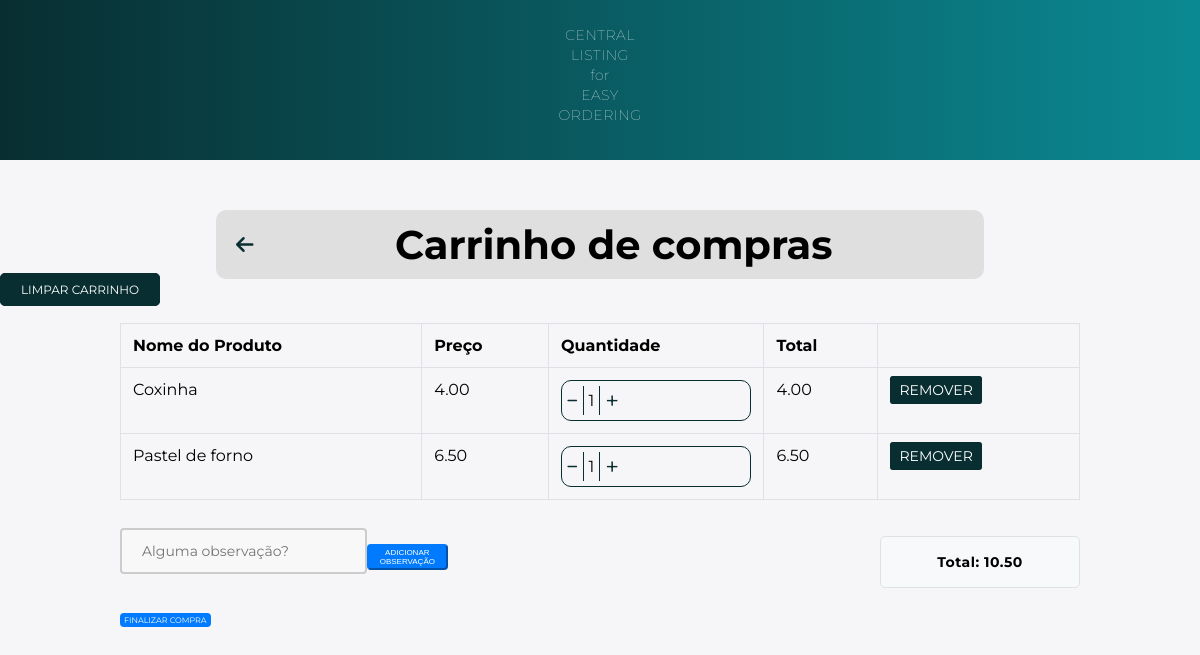
/cart/ (signed in), run on an earlier commit of the app's database.
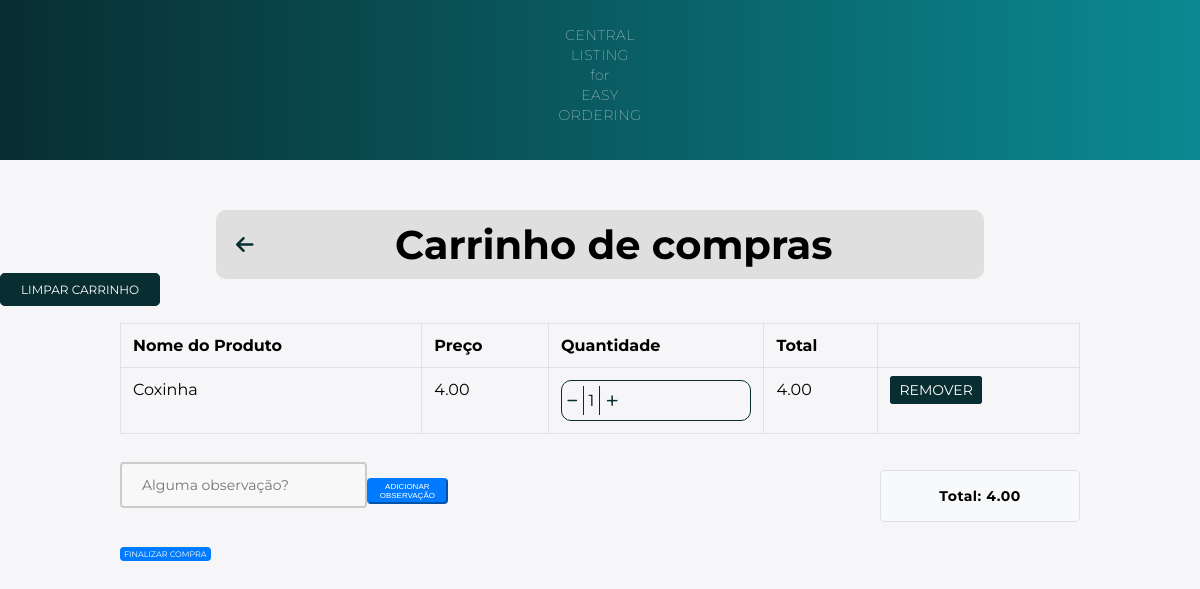
And on a later commit of the database.
### main/models.py (models this page shows, shortened)
class Cart(models.Model):
    user = models.ForeignKey(User, on_delete=models.CASCADE)
    product = models.ForeignKey(FoodProduct, on_delete=models.CASCADE)
    quantity = models.PositiveBigIntegerField(default=1)

class FoodProduct(models.Model):
    name = models.CharField(max_length=255)
    price = models.DecimalField(max_digits=10, decimal_places=2)
    image = models.ImageField(upload_to='static/food_products/', default="static/food_products/default")
    description = models.TextField()
    ingredients = models.ManyToManyField(Ingredients, blank=True)

### main/views.py (the view)
# urls.py: path('cart/', views.cart, name='cart'),
@login_required(login_url='login')
def cart(request):
    cart_items = Cart.objects.filter(user=request.user)
    cart_items_total = []
    for item in cart_items:
        total = item.product.price * item.quantity
        cart_items_total.append((item, total))
    cart_total = sum([total for _, total in cart_items_total])
    if request.method == "POST":
        form = CartForm(request.POST)
        if form.is_valid():
            obs = form.cleaned_data["text_box_obs"]
            request.session["cart_obs"] = obs
            return redirect('cart')
    else:
        form = CartForm()
    context = {
        'cart_items_total': cart_items_total,
        'cart_total': cart_total,
        'form': form,
    }
    return render(request, 'cart.html', context)

### main/forms.py
class CartForm(forms.Form):
    text_box_obs = forms.CharField(widget=forms.Textarea(attrs={'rows': 4, 'placeholder': 'Alguma observação?'}), required=False)

### templates/cart.html (shortened to what this page needs)
{% load static %}
<!DOCTYPE html>
<html>
<head>
    <link rel="stylesheet" type="text/css" href="{% static './css/cart.css' %}">
    <link rel="stylesheet" href="https://cdnjs.cloudflare.com/ajax/libs/font-awesome/6.4.0/css/all.min.css" />
</head>
<body>
    <nav>
        <p>CENTRAL<br>LISTING<br>for<br>EASY<br>ORDERING</p>
    </nav>
    <div class="container">
        <div class="top-bar">
            <a href="{% url 'home' %}" class="back-to-home">
                <i class="fas fa-arrow-left"></i>
            </a>
            <h1 class="top-bar-title">Carrinho de compras</h1>
        </div>
    </div>
    <a href="{% url 'clear_cart' %}" class="btn btn-danger clear-cart-btn" name="clearCart">Limpar carrinho</a>
    <div class="container">
        <div class="row">
            <div class="col-12">
                {% if cart_items_total %}
                <div class="table-container">
                <table class="table table-bordered">
                    <thead>
                        <tr>
                            <th>Nome do Produto</th>
                            <th>Preço</th>
                            <th>Quantidade</th>
                            <th>Total</th>
                            <th></th>
                        </tr>
                    </thead>
                    <tbody>
                        {% for item, total in cart_items_total %}
                        <tr>
                            <td>{{ item.product.name }}</td>
                            <td>{{ item.product.price }}</td>
                            <td>
                                <div class="quantity-box">
                                    <a href="{% url 'decrement_quantity' item.product.id %}" class="fa-sharp fa-solid fa-minus btn-sm minus-link" style="text-decoration: none" name="decreaseCart"></a>
                                    <span class="quantity-number">{{ item.quantity }}</span>
                                    <a href="{% url 'increment_quantity' item.product.id %}" class="fa-light fa-plus btn-sm plus-link" style="text-decoration: none" name="increaseCart"></a>
                                </div>
                            </td>
                            <td>{{ total }}</td>
                            <td>
                                <a href="{% url 'remove_from_cart' item.product.id %}" class="btn btn-danger btn-sm" name="removeCart">Remover</a>
                            </td>
                        </tr>
                        {% endfor %}
                    </tbody>
                </table>
            </div>
            {% if cart_items_total %}
                <div class="bottom-container">
                    <form method="post">
                        <div class="observation-container">
                            <input type="text" name="{{ form.text_box_obs.name }}" class="observation-box" placeholder="Alguma observação?"/>
                            <div class="add-observation-btn-container">
                                <button type="submit" class="btn btn-primary" name="obsCartBtn">Adicionar observação</button>
                            </div>
                        </div>
                    </form>
                    <div class="total-box">
                        <p class="total-text">Total: {{ cart_total }}</p>
                    </div>
                </div>
            {% endif %}
                {% else %}
                <div class="empty-cart-message">
                    <p>Seu carrinho está vazio. <a href="{% url 'home' %}">Continue comprando</a>.</p>
                </div>
                {% endif %}
                <div>
                    <a href="{% url 'generate_qr_code' %}" class="btn btn-primary">Finalizar Compra</a>
            </div>
        </div>
    </div>
</body>
</html>

### static/css/cart.css (style rules this page uses)
* { box-sizing: border-box; margin: 0; padding: 0; }
body { background: #f6f5f7; font-family: 'Montserrat', sans-serif; }
nav { background: linear-gradient(90deg, #082E31, #0b8992); padding: 5px; text-align: center; font-size: 15px; font-weight: bold; width: 100%; color: #fff; margin-bottom: 50px; }
p { font-size: 14px; font-weight: 100; line-height: 20px; letter-spacing: 0.5px; margin: 20px 0 30px; }
.container { width: 80%; margin: 0 auto; position: relative; }
.table { width: 100%; margin-bottom: 1rem; background-color: transparent; border-collapse: collapse; }
.table-bordered { border: 1px solid #dee2e6; }
.table-bordered th, .table-bordered td { border: 1px solid #dee2e6; }
th { text-align: inherit; padding: 0.75rem; vertical-align: top; border-top: 1px solid #dee2e6; }
td { padding: 0.75rem; vertical-align: top; border-top: 1px solid #dee2e6; }
.btn { text-transform: uppercase; font-size: 12px; padding: 8px 20px; border-radius: 5px; cursor: pointer; text-decoration: none; }
.btn-danger { background-color:#082E31; color: #fff; border: 1px solid #082E31; }
.btn-sm { font-size: 0.875rem; padding: 0.25rem 0.5rem; border-radius: 0.2rem; }
.plus-link { padding: 5px 5px; display: inline-block; background-color: #f6f5f7; color: #082E31; font-size: 24px }
.minus-link { padding: 5px 5px; display: inline-block; background-color: #f6f5f7; color: #082E31; font-size: 12px }
.quantity-box { display: flex; align-items: center; border: 1px solid #082E31; border-radius: 10px; box-sizing: 1px; }
.quantity-number { display: inline-block; padding: 5px 5px; border-left: 1px solid #082E31; border-right: 1px solid #082E31; }
.top-bar { display: flex; align-items: center; padding: 10px 20px; background-color: #dfdfdf; border-radius: 10px; width: 80%; margin: 0 auto; position: relative; }
.top-bar-title { flex-grow: 1; margin: 0; font-size: 40px; text-align: center; }
.back-to-home { color: #082E31; font-size: 20px; margin-right: 10px; }
.clear-cart-btn { margin-top: 15px; margin-bottom: 15px; }
.total-box { background-color: #f8f9fa; border: 1px solid #dee2e6; padding: 15px; margin-bottom: 20px; border-radius: 5px; width: 100%; max-width: 200px; text-align: center; right: 0; }
.total-text { margin: 0; font-weight: bold; }
.table-container { margin-top: 25px; }
.observation-box { width: 100%; padding: 12px 20px; margin: 8px 0; box-sizing: border-box; border: 2px solid #ccc; border-radius: 4px; background-color: #f8f8f8; resize: none; font-size: 14px; font-family: inherit; margin-bottom: 10px; }
.btn-primary { background-color: #007bff; border-color: #007bff; color: #fff; padding: 2px 4px; font-size: 8px; border-radius: 4px; cursor: pointer; transition: all 0.3s; }
.observation-container { display: flex; align-items: center; justify-content: space-between; margin-bottom: 20px; }
.total-box { margin-top: 20px; }
.bottom-container { display: flex; justify-content: space-between; align-items: center; flex-wrap: wrap; }
.add-observation-btn-container { text-align: left; margin-top: 10px; }

What changed in the data, as far as the page shows it:
removed Cart: product.name "Pastel de forno", product.price "6.50", quantity "1", total "6.50"
Also different on the page:
{{ cart_total }}: "10.50" → "4.00"
